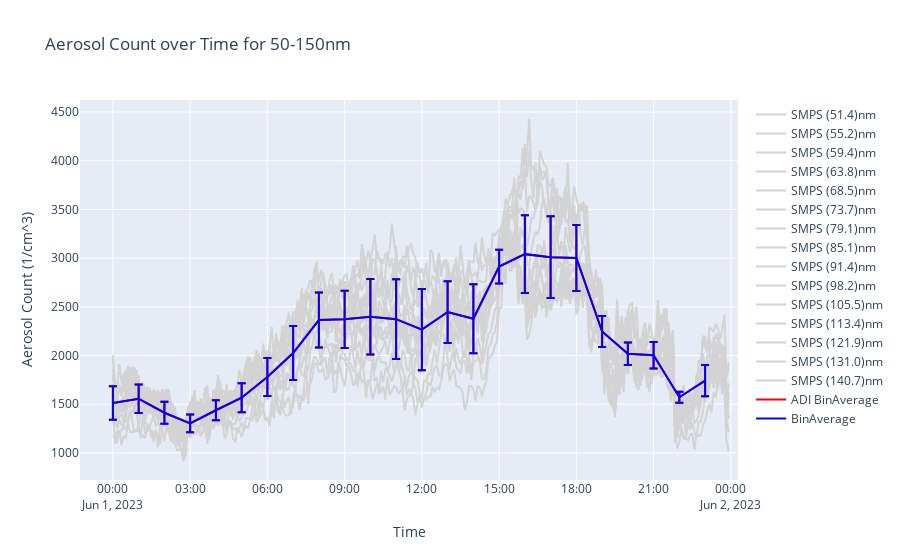

Notebook code cell kept with this figure:
### Code cell
fig = go.Figure()

i = 1  # output dia bin # (0-10)

filtered_smps = smps.sel(
    diameter_mobility=slice(*avg_ds["diameter_mobility_bounds"].values[i])
)

for d in range(0, len(filtered_smps["diameter_mobility"]), 2):
    dia = filtered_smps.diameter_mobility.values[d]
    fig.add_trace(
        go.Scatter(
            x=filtered_smps["time"].values,
            y=filtered_smps["dN_dlogDp"].values[:, d],
            mode="lines",
            name=f"SMPS ({dia:.1f})nm",
            marker_color="lightgrey",
        )
    )

fig.add_trace(
    go.Scatter(
        x=adi_bin_avg["time"].values,
        y=adi_bin_avg["aerosol_count"].values[:, i],
        error_y=dict(array=adi_bin_avg["aerosol_count_std"].values[:, i]),
        mode="lines",
        name="ADI BinAverage",
        marker=dict(color="red"),
    )
)

fig.add_trace(
    go.Scatter(
        x=avg_ds["time"].values,
        y=avg_ds["dN_dlogDp"].values[:, i],
        error_y=dict(array=avg_ds["dN_dlogDp_std"].values[:, i]),
        mode="lines",
        name="BinAverage",
        marker=dict(color="blue"),
    )
)

# Update layout
dia_bounds = adi_bin_avg["diameter_bounds"].values[i]
fig.update_layout(
    title=f"Aerosol Count over Time for {int(dia_bounds[0])}-{int(dia_bounds[1])}nm",
    xaxis_title="Time",
    yaxis_title="Aerosol Count (1/cm^3)",
)

# Show plot
fig.show()

### Figure 1 — Plotly figure (JSON) as saved in the notebook; plotly's stock layout.template omitted (floating-point values rounded to 4 significant figures; data arrays with more than 128 entries replaced by an {"elided": "..."} marker saying what was removed)
{"data": [{"marker": {"color": "lightgrey"}, "mode": "lines", "name": "SMPS (51.4)nm", "type": "scatter", "x": {"elided": "288 str values"}, "y": {"elided": "288 float values"}}, {"marker": {"color": "lightgrey"}, "mode": "lines", "name": "SMPS (55.2)nm", "type": "scatter", "x": {"elided": "288 str values"}, "y": {"elided": "288 float values"}}, {"marker": {"color": "lightgrey"}, "mode": "lines", "name": "SMPS (59.4)nm", "type": "scatter", "x": {"elided": "288 str values"}, "y": {"elided": "288 float values"}}, {"marker": {"color": "lightgrey"}, "mode": "lines", "name": "SMPS (63.8)nm", "type": "scatter", "x": {"elided": "288 str values"}, "y": {"elided": "288 float values"}}, {"marker": {"color": "lightgrey"}, "mode": "lines", "name": "SMPS (68.5)nm", "type": "scatter", "x": {"elided": "288 str values"}, "y": {"elided": "288 float values"}}, {"marker": {"color": "lightgrey"}, "mode": "lines", "name": "SMPS (73.7)nm", "type": "scatter", "x": {"elided": "288 str values"}, "y": {"elided": "288 float values"}}, {"marker": {"color": "lightgrey"}, "mode": "lines", "name": "SMPS (79.1)nm", "type": "scatter", "x": {"elided": "288 str values"}, "y": {"elided": "288 float values"}}, {"marker": {"color": "lightgrey"}, "mode": "lines", "name": "SMPS (85.1)nm", "type": "scatter", "x": {"elided": "288 str values"}, "y": {"elided": "288 float values"}}, {"marker": {"color": "lightgrey"}, "mode": "lines", "name": "SMPS (91.4)nm", "type": "scatter", "x": {"elided": "288 str values"}, "y": {"elided": "288 float values"}}, {"marker": {"color": "lightgrey"}, "mode": "lines", "name": "SMPS (98.2)nm", "type": "scatter", "x": {"elided": "288 str values"}, "y": {"elided": "288 float values"}}, {"marker": {"color": "lightgrey"}, "mode": "lines", "name": "SMPS (105.5)nm", "type": "scatter", "x": {"elided": "288 str values"}, "y": {"elided": "288 float values"}}, {"marker": {"color": "lightgrey"}, "mode": "lines", "name": "SMPS (113.4)nm", "type": "scatter", "x": {"elided": "288 str values"}, "y": {"elided": "288 float values"}}, {"marker": {"color": "lightgrey"}, "mode": "lines", "name": "SMPS (121.9)nm", "type": "scatter", "x": {"elided": "288 str values"}, "y": {"elided": "288 float values"}}, {"marker": {"color": "lightgrey"}, "mode": "lines", "name": "SMPS (131.0)nm", "type": "scatter", "x": {"elided": "288 str values"}, "y": {"elided": "288 float values"}}, {"marker": {"color": "lightgrey"}, "mode": "lines", "name": "SMPS (140.7)nm", "type": "scatter", "x": {"elided": "288 str values"}, "y": {"elided": "288 float values"}}, {"error_y": {"array": [172.0, 146.2, 112.5, 91.92, 103.1, 148.5, 194.5, 277.7, 282.5, 293.2, 388.0, 409.0, 417.9, 317.2, 354.0, 174.3, 398.9, 420.7, 339.3, 158.9, 116.5, 136.0, 56.19, 160.6]}, "marker": {"color": "red"}, "mode": "lines", "name": "ADI BinAverage", "type": "scatter", "x": ["2023-06-01T00:00:00.000000000", "2023-06-01T01:00:00.000000000", "2023-06-01T02:00:00.000000000", "2023-06-01T03:00:00.000000000", "2023-06-01T04:00:00.000000000", "2023-06-01T05:00:00.000000000", "2023-06-01T06:00:00.000000000", "2023-06-01T07:00:00.000000000", "2023-06-01T08:00:00.000000000", "2023-06-01T09:00:00.000000000", "2023-06-01T10:00:00.000000000", "2023-06-01T11:00:00.000000000", "2023-06-01T12:00:00.000000000", "2023-06-01T13:00:00.000000000", "2023-06-01T14:00:00.000000000", "2023-06-01T15:00:00.000000000", "2023-06-01T16:00:00.000000000", "2023-06-01T17:00:00.000000000", "2023-06-01T18:00:00.000000000", "2023-06-01T19:00:00.000000000", "2023-06-01T20:00:00.000000000", "2023-06-01T21:00:00.000000000", "2023-06-01T22:00:00.000000000", "2023-06-01T23:00:00.000000000"], "y": [1512.0, 1556.0, 1413.0, 1303.0, 1438.0, 1567.0, 1779.0, 2026.0, 2364.0, 2372.0, 2398.0, 2374.0, 2266.0, 2447.0, 2378.0, 2913.0, 3041.0, 3011.0, 3002.0, 2247.0, 2018.0, 2002.0, 1572.0, 1742.0]}, {"error_y": {"array": [172.0, 146.2, 112.5, 91.92, 103.1, 148.5, 194.5, 277.7, 282.5, 293.2, 388.0, 409.0, 417.9, 317.2, 354.0, 174.3, 398.9, 420.7, 339.3, 158.9, 116.5, 136.0, 56.19, 160.6]}, "marker": {"color": "blue"}, "mode": "lines", "name": "BinAverage", "type": "scatter", "x": ["2023-06-01T00:00:00.000000000", "2023-06-01T01:00:00.000000000", "2023-06-01T02:00:00.000000000", "2023-06-01T03:00:00.000000000", "2023-06-01T04:00:00.000000000", "2023-06-01T05:00:00.000000000", "2023-06-01T06:00:00.000000000", "2023-06-01T07:00:00.000000000", "2023-06-01T08:00:00.000000000", "2023-06-01T09:00:00.000000000", "2023-06-01T10:00:00.000000000", "2023-06-01T11:00:00.000000000", "2023-06-01T12:00:00.000000000", "2023-06-01T13:00:00.000000000", "2023-06-01T14:00:00.000000000", "2023-06-01T15:00:00.000000000", "2023-06-01T16:00:00.000000000", "2023-06-01T17:00:00.000000000", "2023-06-01T18:00:00.000000000", "2023-06-01T19:00:00.000000000", "2023-06-01T20:00:00.000000000", "2023-06-01T21:00:00.000000000", "2023-06-01T22:00:00.000000000", "2023-06-01T23:00:00.000000000"], "y": [1512.0, 1556.0, 1413.0, 1303.0, 1438.0, 1567.0, 1779.0, 2026.0, 2364.0, 2372.0, 2398.0, 2374.0, 2266.0, 2447.0, 2378.0, 2913.0, 3041.0, 3011.0, 3002.0, 2247.0, 2018.0, 2002.0, 1572.0, 1742.0]}], "layout": {"title": {"text": "Aerosol Count over Time for 50-150nm"}, "xaxis": {"title": {"text": "Time"}}, "yaxis": {"title": {"text": "Aerosol Count (1/cm^3)"}}}}
